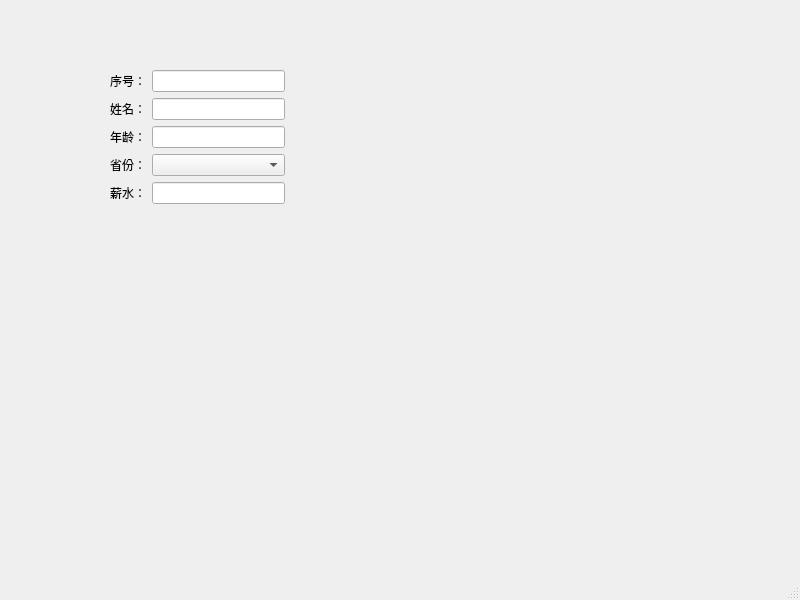
<?xml version="1.0" encoding="UTF-8"?>
<ui version="4.0">
 <class>MainWindow</class>
 <widget class="QMainWindow" name="MainWindow">
  <property name="geometry">
   <rect>
    <x>0</x>
    <y>0</y>
    <width>800</width>
    <height>600</height>
   </rect>
  </property>
  <property name="windowTitle">
   <string>MainWindow</string>
  </property>
  <widget class="QWidget" name="centralwidget">
   <widget class="QWidget" name="">
    <property name="geometry">
     <rect>
      <x>110</x>
      <y>70</y>
      <width>175</width>
      <height>193</height>
     </rect>
    </property>
    <layout class="QFormLayout" name="formLayout">
     <item row="0" column="1">
      <widget class="QLineEdit" name="lineEdit"/>
     </item>
     <item row="2" column="1">
      <widget class="QLineEdit" name="lineEdit_2"/>
     </item>
     <item row="4" column="1">
      <widget class="QLineEdit" name="lineEdit_3"/>
     </item>
     <item row="6" column="0">
      <widget class="QLabel" name="label_4">
       <property name="text">
        <string>省份：</string>
       </property>
      </widget>
     </item>
     <item row="6" column="1">
      <widget class="QComboBox" name="comboBox"/>
     </item>
     <item row="0" column="0">
      <widget class="QLabel" name="label">
       <property name="text">
        <string>序号：</string>
       </property>
      </widget>
     </item>
     <item row="2" column="0">
      <widget class="QLabel" name="label_2">
       <property name="text">
        <string>姓名：</string>
       </property>
      </widget>
     </item>
     <item row="4" column="0">
      <widget class="QLabel" name="label_3">
       <property name="text">
        <string>年龄：</string>
       </property>
      </widget>
     </item>
     <item row="8" column="0">
      <widget class="QLabel" name="label_5">
       <property name="text">
        <string>薪水：</string>
       </property>
      </widget>
     </item>
     <item row="8" column="1">
      <widget class="QLineEdit" name="lineEdit_5"/>
     </item>
    </layout>
   </widget>
  </widget>
  <widget class="QMenuBar" name="menubar">
   <property name="geometry">
    <rect>
     <x>0</x>
     <y>0</y>
     <width>800</width>
     <height>22</height>
    </rect>
   </property>
  </widget>
  <widget class="QStatusBar" name="statusbar"/>
 </widget>
 <resources/>
 <connections/>
</ui>
